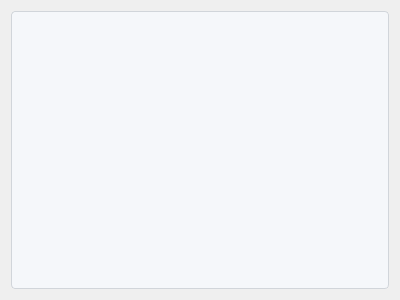
<?xml version="1.0" encoding="UTF-8"?>
<ui version="4.0">
 <class>explain</class>
 <widget class="QWidget" name="explain">
  <property name="geometry">
   <rect>
    <x>0</x>
    <y>0</y>
    <width>400</width>
    <height>300</height>
   </rect>
  </property>
  <property name="windowTitle">
   <string>Form</string>
  </property>
  <layout class="QGridLayout" name="gridLayout">
   <item row="0" column="0">
    <widget class="QPlainTextEdit" name="plainTextEdit">
     <property name="styleSheet">
      <string notr="true">QPlainTextEdit {
    background-color: #f5f7fa;
    border: 1px solid #d1d5da;
    border-radius: 4px;
    padding: 8px;
    color: #333333;
    font-family: 'Segoe UI', 'Roboto', sans-serif;
    font-size: 14px;
    line-height: 1.5;
}

QPlainTextEdit:focus {
    border-color: #4CAF50;
    outline: none;
    /* 移除不支持的 box-shadow */
}

QScrollBar:vertical {
    background: #f1f1f1;
    width: 12px;
    margin: 0;
}

QScrollBar::handle:vertical {
    background: #c1c1c1;
    min-height: 20px;
    border-radius: 6px;
}

QScrollBar::handle:vertical:hover {
    background: #a1a1a1;
}

QScrollBar::add-line:vertical,
QScrollBar::sub-line:vertical {
    height: 0;
}

QScrollBar::add-page:vertical,
QScrollBar::sub-page:vertical {
    background: none;
}

QPlainTextEdit[readOnly=&quot;true&quot;] {
    background-color: #f9f9f9;
    color: #666666;
}</string>
     </property>
     <property name="readOnly">
      <bool>true</bool>
     </property>
    </widget>
   </item>
  </layout>
 </widget>
 <resources/>
 <connections/>
</ui>
